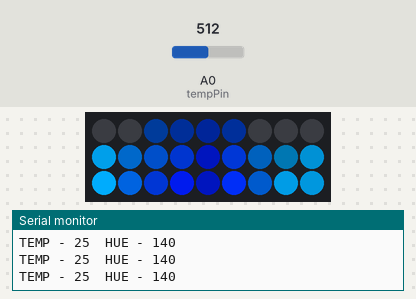
A sketch run on a simulated Arduino Uno, built with avr-gcc and run on an emulated ATmega328P. Shown: 9×3 RGB LED matrix (first LED top left, wired row by row), the last lines printed to the serial monitor. The test bench sets the inputs (shaded band); at power-on: A0 (tempPin) = 512. Random numbers use the default seed unless the sketch sets one.

Above: at 1.2 s.
1.3 s: A0 (tempPin) set to 306
At 1.44 s:
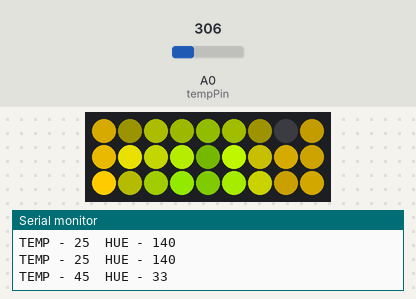
3.1 s: A0 (tempPin) set to 511
At 3.28 s:
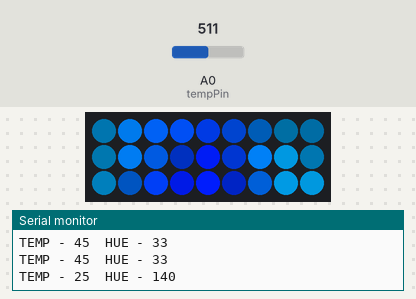
5.0 s: A0 (tempPin) set to 245
At 5.12 s:
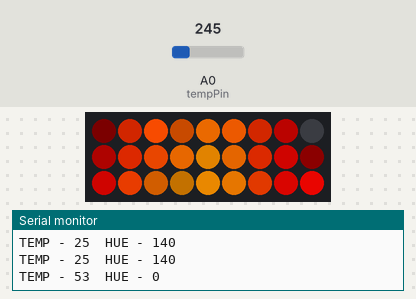
6.9 s: A0 (tempPin) set to 306
At 7.07 s:
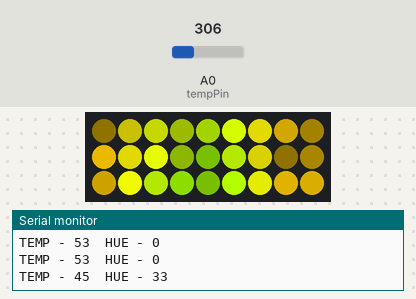

The sketch:

power_supply_fire.ino
```cpp
// настройки ленты
#define M_WIDTH 9      // ширина матрицы
#define M_HEIGHT 3      // высота матрицы
#define LED_PIN 5       // пин ленты
#define LED_BRIGHT 255  // яркость

// настройки пламени
#define FIRE_SCALE 30   // масштаб огня
#define HUE_GAP 60      // заброс по hue
#define FIRE_STEP 15    // шаг изменения "языков" пламени
int HUE_START = 100;     // начальный цвет огня (0 красный, 80 зелёный, 140 молния, 190 розовый)
#define HUE_COEF 0.7    // коэффициент цвета огня (чем больше - тем дальше заброс по цвету)
#define SMOOTH_K 0.3   // коэффициент плавности огня
#define MIN_BRIGHT 160   // мин. яркость огня
#define MAX_BRIGHT 255  // макс. яркость огня
#define MIN_SAT 180     // мин. насыщенность
#define MAX_SAT 255     // макс. насыщенность

#define ORDER_GRB       // порядок цветов ORDER_GRB / ORDER_RGB / ORDER_BRG
#define COLOR_DEBTH 3   // цветовая глубина: 1, 2, 3 (в байтах)

#include <microLED.h>

#define NUM_LEDS M_WIDTH * M_HEIGHT
LEDdata leds[NUM_LEDS];  // буфер ленты типа LEDdata

microLED matrix(leds, LED_PIN, M_WIDTH, M_HEIGHT, PARALLEL, RIGHT_TOP, DIR_LEFT);  // объект матрица
// тип матрицы: ZIGZAG - зигзаг, PARALLEL - параллельная
// угол подключения: LEFT_BOTTOM - левый нижний, LEFT_TOP - левый верхний, RIGHT_TOP - правый верхний, RIGHT_BOTTOM - правый нижний
// направление ленты из угла подключения: DIR_RIGHT - вправо, DIR_UP - вверх, DIR_LEFT - влево, DIR_DOWN - вниз
// шпаргалка по настройке матрицы в папке docs в библиотеке

#define NUM_LEDS M_WIDTH*M_HEIGHT

unsigned char matrixValue[8][16];
unsigned char line[M_WIDTH];
int pcnt = 0;

// ленивая жопа
#define FOR_i(from, to) for(int i = (from); i < (to); i++)
#define FOR_j(from, to) for(int j = (from); j < (to); j++)


#include "thermistorMinim.h"

#define SENS_PIN A0
#define B_COEF 3950  // B-коэффициент
#define R_RESIST 100000 // сопротивление последовательного резистора, 102 кОм
#define T_RESIST 100000 // номинальное сопротивления термистора, 100 кОм
#define NOMINAL_T 25 // номинальная температура (при которой TR = 100 кОм)

int currentTemp;

// (пин, R термистора, B термистора, базовая температура, R резистора)
thermistor therm(SENS_PIN, T_RESIST, B_COEF, 25, R_RESIST);
const byte tempPin = A0;

void setup() {
  Serial.begin(9600);
  pinMode( tempPin, INPUT );
  matrix.setBrightness(LED_BRIGHT);  // яркость (0-255)
  generateLine();
  memset(matrixValue, 0, sizeof(matrixValue));
}

void loop() {
  currentTemp = therm.getTempAverage();
  HUE_START = map(currentTemp, 35, 48, 140, 0);
  if (HUE_START < 0) HUE_START = 0;
  if (HUE_START > 140) HUE_START = 140;
  Serial.print("TEMP - "); Serial.print(currentTemp); Serial.print("  HUE - "); Serial.println(HUE_START);
  fireRoutine();
  delay(100);
}

// ********************** огонь **********************
//these values are substracetd from the generated values to give a shape to the animation
const unsigned char valueMask[8][16] PROGMEM = {
  {32 , 0  , 0  , 0  , 0  , 0  , 0  , 32 , 32 , 0  , 0  , 0  , 0  , 0  , 0  , 32 },
  {64 , 0  , 0  , 0  , 0  , 0  , 0  , 64 , 64 , 0  , 0  , 0  , 0  , 0  , 0  , 64 },
  {96 , 32 , 0  , 0  , 0  , 0  , 32 , 96 , 96 , 32 , 0  , 0  , 0  , 0  , 32 , 96 },
  {128, 64 , 32 , 0  , 0  , 32 , 64 , 128, 128, 64 , 32 , 0  , 0  , 32 , 64 , 128},
  {160, 96 , 64 , 32 , 32 , 64 , 96 , 160, 160, 96 , 64 , 32 , 32 , 64 , 96 , 160},
  {192, 128, 96 , 64 , 64 , 96 , 128, 192, 192, 128, 96 , 64 , 64 , 96 , 128, 192},
  {255, 160, 128, 96 , 96 , 128, 160, 255, 255, 160, 128, 96 , 96 , 128, 160, 255},
  {255, 192, 160, 128, 128, 160, 192, 255, 255, 192, 160, 128, 128, 160, 192, 255}
};

//these are the hues for the fire,
//should be between 0 (red) to about 25 (yellow)
const unsigned char hueMask[8][16] PROGMEM = {
  {1 , 11, 19, 25, 25, 22, 11, 1 , 1 , 11, 19, 25, 25, 22, 11, 1 },
  {1 , 8 , 13, 19, 25, 19, 8 , 1 , 1 , 8 , 13, 19, 25, 19, 8 , 1 },
  {1 , 8 , 13, 16, 19, 16, 8 , 1 , 1 , 8 , 13, 16, 19, 16, 8 , 1 },
  {1 , 5 , 11, 13, 13, 13, 5 , 1 , 1 , 5 , 11, 13, 13, 13, 5 , 1 },
  {1 , 5 , 11, 11, 11, 11, 5 , 1 , 1 , 5 , 11, 11, 11, 11, 5 , 1 },
  {0 , 1 , 5 , 8 , 8 , 5 , 1 , 0 , 0 , 1 , 5 , 8 , 8 , 5 , 1 , 0 },
  {0 , 0 , 1 , 5 , 5 , 1 , 0 , 0 , 0 , 0 , 1 , 5 , 5 , 1 , 0 , 0 },
  {0 , 0 , 0 , 1 , 1 , 0 , 0 , 0 , 0 , 0 , 0 , 1 , 1 , 0 , 0 , 0 }
};

void fireRoutine() {
  static uint32_t prevTime = 0;
  if (millis() - prevTime > 30) {
    prevTime = millis();
    if (pcnt >= 100) {
      shiftUp();
      generateLine();
      pcnt = 0;
    }
    drawFrame(pcnt);
    pcnt += 30;
    matrix.show();
  }
}


// Randomly generate the next line (matrix row)

void generateLine() {
  for (uint8_t x = 0; x < M_WIDTH; x++) {
    line[x] = random(64, 255);
  }
}

//shift all values in the matrix up one row

void shiftUp() {
  for (uint8_t y = M_HEIGHT - 1; y > 0; y--) {
    for (uint8_t x = 0; x < M_WIDTH; x++) {
      uint8_t newX = x;
      if (x > 15) newX = x % 16;
      if (y > 7) continue;
      matrixValue[y][newX] = matrixValue[y - 1][newX];
    }
  }

  for (uint8_t x = 0; x < M_WIDTH; x++) {
    uint8_t newX = x;
    if (x > 15) newX = x % 16;
    matrixValue[0][newX] = line[newX];
  }
}

// draw a frame, interpolating between 2 "key frames"
// @param pcnt percentage of interpolation

void drawFrame(int pcnt) {
  int nextv;

  //each row interpolates with the one before it
  for (unsigned char y = M_HEIGHT - 1; y > 0; y--) {
    for (unsigned char x = 0; x < M_WIDTH; x++) {
      uint8_t newX = x;
      if (x > 15) newX = x % 16;
      if (y < 8) {
        nextv =
          (((100.0 - pcnt) * matrixValue[y][newX]
            + pcnt * matrixValue[y - 1][newX]) / 100.0)
          - pgm_read_byte(&(valueMask[y][newX]));

        LEDdata color = mHSV(
                          HUE_START + pgm_read_byte(&(hueMask[y][newX])), // H
                          255, // S
                          (uint8_t)max(0, nextv) // V
                        );

        matrix.setPix(x, y, color);
      } else if (y == 8) {
        if (random(0, 20) == 0 && matrix.getColorHEX(x, y - 1) != 0) matrix.setPix(x, y, mHEX(matrix.getColorHEX(x, y - 1)));
        else matrix.setPix(x, y, mHEX(0));
      } else if (true) {

        // старая версия для яркости
        if (matrix.getColorHEX(x, y - 1) > 0)
          matrix.setPix(x, y, mHEX(matrix.getColorHEX(x, y - 1)));
        else matrix.setPix(x, y, mHEX(0));
      }
    }
  }

  //first row interpolates with the "next" line
  for (unsigned char x = 0; x < M_WIDTH; x++) {
    uint8_t newX = x;
    if (x > 15) newX = x % 16;
    LEDdata color = mHSV(
                      HUE_START + pgm_read_byte(&(hueMask[0][newX])), // H
                      255,           // S
                      (uint8_t)(((100.0 - pcnt) * matrixValue[0][newX] + pcnt * line[newX]) / 100.0) // V
                    );
    matrix.setPix(x, 0, color);
  }
}
```

thermistorMinim.h
```cpp
#ifndef thermistorMinim_h
#define thermistorMinim_h
// мини-класс для работы с термисторами по закону Стейнхарта-Харта
// GND --- термистор --- A0 --- 10к --- 5V
#define SAMPLE_AVERAGE 20   // количество чтений для усреднения

class thermistor {
public:
	thermistor(byte pin, int resistance, int beta, int tempBase = 25, int resistBase = 10000) :
	_pin(pin), _resistance(resistance), _beta(beta), _tempBase(tempBase), _resistBase(resistBase) {}

	float getTemp() {					// прочитать температуру с пина
		return computeTemp(analogRead(_pin));
	}

	float getTempAverage() {			// прочитать усреднённую температуру с пина
		int analogAverage = 0;
		for (byte i = 0; i < SAMPLE_AVERAGE; i++)
		analogAverage += analogRead(_pin);
		analogAverage /= (int)SAMPLE_AVERAGE;
		return computeTemp(analogAverage);
	}

	float computeTemp(int analog) {		// получить температуру из 10 бит сигнала АЦП
		float temp;
		temp = _resistBase / ((float)1024 / analog - 1);
		temp /= (float)_resistance;                 // (R/Ro)
		temp = log(temp) / _beta;            		// 1/B * ln(R/Ro)
		temp += (float)1.0 / (_tempBase + 273.15);  // + (1/To)
		temp = (float)1.0 / temp - 273.15;    		// инвертируем и конвертируем в градусы по Цельсию
		return temp;
	}

private:
	const byte _pin = 0;
	const int _beta = 0;
	const int _tempBase = 25;
	const int _resistance = 10000;
	const int _resistBase = 10000;
};
#endif
```
